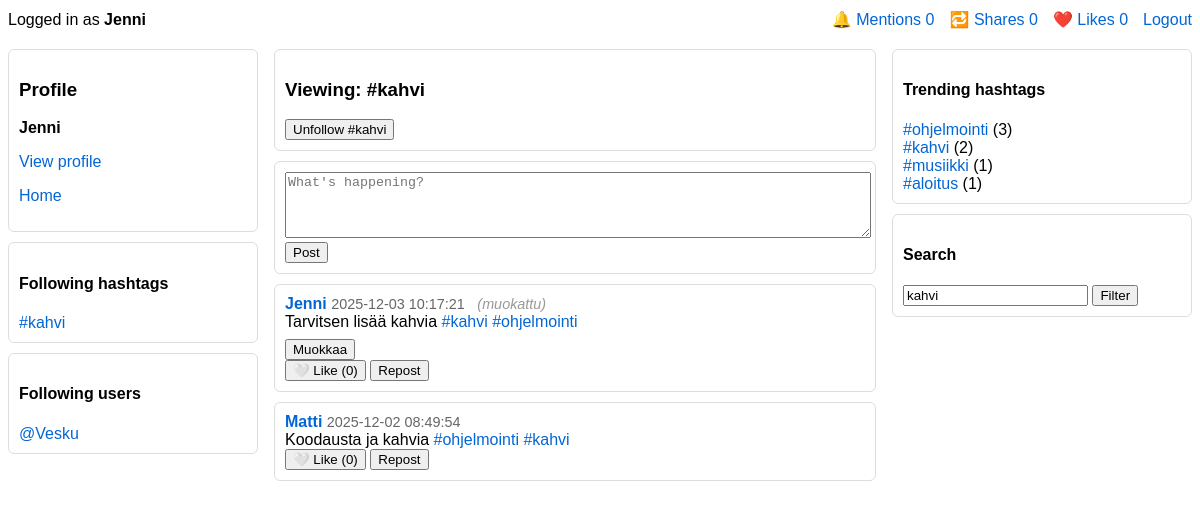
Page /iteration/index.php?hashtag=kahvi (signed in) on the committed database.
### tables this page shows
CREATE TABLE `hashtags` (
  `hashtag_id` int(11) NOT NULL,
  `tag_name` varchar(50) NOT NULL
);

CREATE TABLE `users` (
  `user_id` int(11) NOT NULL,
  `username` varchar(50) NOT NULL,
  `email` varchar(100) NOT NULL,
  `password_hash` varchar(255) NOT NULL,
  `bio` text DEFAULT NULL,
  `profile_picture_url` varchar(255) DEFAULT NULL,
  `created_at` timestamp NOT NULL DEFAULT current_timestamp(),
  `last_seen_mentions` datetime DEFAULT NULL,
  `last_seen_shares` datetime DEFAULT NULL,
  `last_seen_likes` datetime DEFAULT NULL
);

CREATE TABLE `posts` (
  `post_id` int(11) NOT NULL,
  `user_id` int(11) NOT NULL,
  `content` varchar(144) NOT NULL,
  `created_at` timestamp NOT NULL DEFAULT current_timestamp(),
  `edited_at` datetime DEFAULT NULL
);

### iteration/config.php (called while the page is built, shortened)
<?php
function current_user_id() {
    return $_SESSION['user_id'] ?? null;
}
function current_username() {
    return $_SESSION['username'] ?? null;
}
?>

### iteration/fetch_posts.php (the view, shortened to what this page needs)
<?php
require_once 'config.php';
$hashtag = $_GET['hashtag'] ?? null;
$currentUserId = current_user_id();
if ($hashtag) {
    $sql = "
        SELECT
            p.post_id,
            p.content,
            p.created_at,
            p.edited_at,
            p.user_id,
            u.username,
            u.profile_picture_url,
            NULL AS reposted_by,
            (SELECT COUNT(*) FROM likes WHERE post_id = p.post_id) AS like_count,
            EXISTS(SELECT 1 FROM likes WHERE post_id = p.post_id AND user_id = ?) AS user_has_liked
        FROM posts p
        JOIN users u ON p.user_id = u.user_id
        JOIN post_hashtags ph ON ph.post_id = p.post_id
        JOIN hashtags h ON h.hashtag_id = ph.hashtag_id
        WHERE h.tag_name = ?
        ORDER BY p.created_at DESC
        LIMIT 100
    ";
    $stmt = $mysqli->prepare($sql);
    $stmt->bind_param("is", $currentUserId, $hashtag);
}
$stmt->execute();
$res = $stmt->get_result();
while ($row = $res->fetch_assoc()) {
    $content = htmlspecialchars($row['content']);
    $content = preg_replace('/#([A-Za-z0-9_åäöÅÄÖ\-]+)/u', '<a href="index.php?hashtag=$1">#$1</a>', $content);
    $content = preg_replace('/@([A-Za-z0-9_]+)/', '<a href="profile.php?u=$1">@$1</a>', $content);
    $isOwnPost = ($row['user_id'] == $currentUserId);
    $editedLabel = $row['edited_at'] ? '<small style="color:#999;font-style:italic;margin-left:8px;">(muokattu)</small>' : '';
    $likeIcon = $row['user_has_liked'] ? '❤️' : '🤍';
    $likeText = $row['user_has_liked'] ? 'Unlike' : 'Like';
    $likeCount = $row['like_count'];
    echo "<div class='card' id='post-{$row['post_id']}'>";
    echo "
        <div class='card-header'>
            <strong><a href='profile.php?u={$row['username']}'>"
            . htmlspecialchars($row['username']) .
            "</a></strong>
            <small>{$row['created_at']}</small>
            {$editedLabel}
        </div>
        <div class='post-content-{$row['post_id']}'>$content</div>";
    if ($isOwnPost) {
        $rawContent = htmlspecialchars(addslashes($row['content']));
        echo "<div style='margin-top:8px;'>
            <button onclick=\"editPost({$row['post_id']}, '{$rawContent}')\">Muokkaa</button>
        </div>";
    }
    echo "
        <div class='card-actions'>
            <button onclick='toggleLike({$row['post_id']}, this)' id='like-btn-{$row['post_id']}'>
                <span id='like-icon-{$row['post_id']}'>{$likeIcon}</span>
                <span id='like-text-{$row['post_id']}'>{$likeText}</span>
                (<span id='like-count-{$row['post_id']}'>{$likeCount}</span>)
            </button>
            <form method='post' action='repost.php' style='display:inline;'>
                <input type='hidden' name='post_id' value='{$row['post_id']}'>
                <button>Repost</button>
            </form>
        </div>
    </div>";
}

### iteration/index.php (shortened to what this page needs)
<?php
require_once 'config.php';
$filterHashtag = $_GET['hashtag'] ?? null;
$uid = current_user_id();
$like = '%@'.current_username().'%';
?>
<!doctype html>
<html>
<head>
</head>
<body>
<div style="max-width:1200px;margin:10px auto;display:flex;justify-content:space-between;align-items:center;">
  <div>
    Logged in as <strong><?=htmlspecialchars(current_username())?></strong>
  </div>
  <div style="display:flex;gap:15px;align-items:center;">
    <?php
    $stmt = $mysqli->prepare("
      SELECT COUNT(*) AS cnt
      FROM posts p
      WHERE p.content LIKE ?
        AND p.user_id != ?
        AND p.created_at > IFNULL(
          (SELECT last_seen_mentions FROM users WHERE user_id = ?),
          '1970-01-01'
        )
    ");
    $stmt->bind_param("sii",$like,$uid,$uid);
    $stmt->execute();
    $m = $stmt->get_result()->fetch_assoc()['cnt'];
    $stmt = $mysqli->prepare("
      SELECT COUNT(*) AS cnt
      FROM reposts r
      JOIN posts p ON r.post_id = p.post_id
      WHERE p.user_id = ?
        AND r.created_at > IFNULL(
          (SELECT last_seen_shares FROM users WHERE user_id = ?),
          '1970-01-01'
        )
    ");
    $stmt->bind_param("ii",$uid,$uid);
    $stmt->execute();
    $s = $stmt->get_result()->fetch_assoc()['cnt'];
    $stmt = $mysqli->prepare("
      SELECT COUNT(*) AS cnt
      FROM likes l
      JOIN posts p ON l.post_id = p.post_id
      WHERE p.user_id = ?
        AND l.created_at > IFNULL(
          (SELECT last_seen_likes FROM users WHERE user_id = ?),
          '1970-01-01'
        )
    ");
    $stmt->bind_param("ii",$uid,$uid);
    $stmt->execute();
    $lk = $stmt->get_result()->fetch_assoc()['cnt'];
    ?>
    <div class="dropdown">
      <a href="#" onclick="toggleDropdown('mentions', this);return false;">
        🔔 Mentions <span class="badge"><?= $m ?></span>
      </a>
    </div>
    <div class="dropdown">
      <a href="#" onclick="toggleDropdown('shares', this);return false;">
        🔁 Shares <span class="badge"><?= $s ?></span>
      </a>
    </div>
    <div class="dropdown">
      <a href="#" onclick="toggleDropdown('likes', this);return false;">
        ❤️ Likes <span class="badge"><?= $lk ?></span>
      </a>
    </div>
    <a href="logout.php">Logout</a>
  </div>
</div>
<div class="container">
  <div class="left">
    <div class="card">
      <h3>Profile</h3>
      <p><strong><?=htmlspecialchars(current_username())?></strong></p>
      <p><a href="profile.php?u=<?=urlencode(current_username())?>">View profile</a></p>
      <p><a href="index.php">Home</a></p>
    </div>
    <div class="card">
      <h4>Following hashtags</h4>
      <?php
      $stmt = $mysqli->prepare("SELECT h.tag_name FROM followed_hashtags fh JOIN hashtags h ON fh.hashtag_id=h.hashtag_id WHERE fh.user_id = ? LIMIT 10");
      $stmt->bind_param('i',$uid); $stmt->execute(); $r=$stmt->get_result();
      while($row=$r->fetch_assoc()){
        echo '<div><a href="index.php?hashtag='.urlencode($row['tag_name']).'">#'.htmlspecialchars($row['tag_name']).'</a></div>';
      }
      ?>
    </div>
    <div class="card">
      <h4>Following users</h4>
      <?php
      $stmt = $mysqli->prepare("
        SELECT u.username
        FROM follows f
        JOIN users u ON f.following_id = u.user_id
        WHERE f.follower_id = ?
        ORDER BY f.created_at DESC
        LIMIT 10
      ");
      $stmt->bind_param('i',$uid);
      $stmt->execute();
      $r=$stmt->get_result();
      if($r->num_rows > 0) {
        while($row=$r->fetch_assoc()){
          echo '<div><a href="profile.php?u='.urlencode($row['username']).'">@'.htmlspecialchars($row['username']).'</a></div>';
        }
      } else {
        echo '<div style="color:#999;font-size:90%;">Not following anyone yet</div>';
      }
      ?>
    </div>
  </div>
  <div>
    <?php if ($filterHashtag): ?>
      <div class="card">
        <h3>Viewing: #<?= htmlspecialchars($filterHashtag) ?></h3>
        <?php
        $stmt = $mysqli->prepare("
          SELECT COUNT(*) as is_following
          FROM followed_hashtags fh
          JOIN hashtags h ON fh.hashtag_id = h.hashtag_id
          WHERE fh.user_id = ? AND h.tag_name = ?
        ");
        $stmt->bind_param("is", $uid, $filterHashtag);
        $stmt->execute();
        $isFollowingHashtag = $stmt->get_result()->fetch_assoc()['is_following'] > 0;
        if ($isFollowingHashtag): ?>
          <form method="post" action="follow_hashtag.php" style="margin-top:8px;">
            <button type="submit">Unfollow #<?= htmlspecialchars($filterHashtag) ?></button>
          </form>
        <?php endif; ?>
      </div>
    <?php endif; ?>
    <div class="card">
      <form method="post" action="post.php">
        <textarea name="content" maxlength="144" placeholder="What's happening?"></textarea><br>
        <button>Post</button>
      </form>
    </div>
    <div id="feed">
      <?php include 'fetch_posts.php'; ?>
    </div>
  </div>
  <div class="right">
    <div class="card">
      <h4>Trending hashtags</h4>
      <?php
      $q = "SELECT h.tag_name, COUNT(*) AS cnt
      FROM post_hashtags ph
      INNER JOIN hashtags h ON ph.hashtag_id = h.hashtag_id
      WHERE h.tag_name <> ''
      GROUP BY h.tag_name
      HAVING cnt > 0
      ORDER BY cnt DESC
      LIMIT 10";
      $r = $mysqli->query($q);
      while ($row = $r->fetch_assoc()) {
          echo '<div><a href="index.php?hashtag='.urlencode($row['tag_name']).'">#'.htmlspecialchars($row['tag_name'])."</a> ({$row['cnt']})</div>";
      }
      ?>
    </div>
    <div class="card">
      <h4>Search</h4>
      <form method="get" action="index.php">
        <input name="hashtag" placeholder="hashtag (without #)" value="<?=htmlspecialchars($filterHashtag)?>">
        <button>Filter</button>
      </form>
    </div>
  </div>
</div>
</body>
</html>

### iteration/index.php (style rules this page uses)
:root { font-family:Arial,Helvetica,sans-serif }
.container { display:grid; grid-template-columns: 250px 1fr 300px; gap:16px; max-width:1200px; margin:20px auto; }
.card { border:1px solid #ddd; padding:10px; margin-bottom:10px; border-radius:6px; background:#fff; }
.left, .right { position:sticky; top:10px; }
textarea { width:100%; min-height:60px; }
.card-header small { color:#666; font-size:90%; }
a { text-decoration:none; color:#0366d6; }
.dropdown { position:relative; display:inline-block; }

### rows in the picture
hashtags: tag_name "kahvi"
users: username "Vesku"
posts: user.username "Jenni", created_at "2025-12-03 10:17:21", shows "(muokattu)", content "Tarvitsen lisää kahvia #kahvi #ohjelmointi", likeIcon "🤍", likeText "Like", likeCount "0"
posts: user.username "Matti", created_at "2025-12-02 08:49:54", content "Koodausta ja kahvia #ohjelmointi #kahvi", likeIcon "🤍", likeText "Like", likeCount "0"

### other values in the picture
current_username() "Jenni"
$m "0"
$s "0"
$lk "0"
$filterHashtag "kahvi"
$row['tag_name'] "ohjelmointi"
$row['cnt'] "3"
$row['tag_name'] "kahvi"
$row['cnt'] "2"
$row['tag_name'] "musiikki"
$row['cnt'] "1"
$row['tag_name'] "aloitus"
